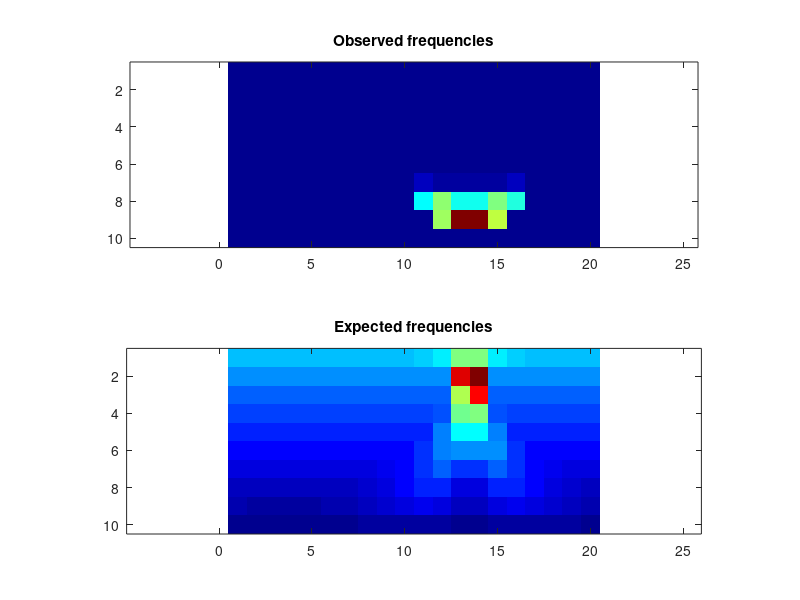

This figure's MATLAB source:
obsFrequencies = [ 0, 0, 0, 0, 0, 0, 0, 0, 0, 0, 0, 0, 0, 0, 0, 0, 0, 0, 0, 0; 0, 0, 0, 0, 0, 0, 0, 0, 0, 0, 0, 0, 0, 0, 0, 0, 0, 0, 0, 0; 0, 0, 0, 0, 0, 0, 0, 0, 0, 0, 0, 0, 0, 0, 0, 0, 0, 0, 0, 0; 0, 0, 0, 0, 0, 0, 0, 0, 0, 0, 0, 0, 0, 0, 0, 0, 0, 0, 0, 0; 0, 0, 0, 0, 0, 0, 0, 0, 0, 0, 0, 0, 0, 0, 0, 0, 0, 0, 0, 0; 0, 0, 0, 0, 0, 0, 0, 0, 0, 0, 0, 0, 0, 0, 0, 0, 0, 0, 0, 0; 0, 0, 0, 0, 0, 0, 0, 0, 0, 0, 8322, 5144, 4756, 4606, 5045, 8531, 0, 0, 0, 0; 0, 0, 0, 0, 0, 0, 0, 0, 0, 0, 63893, 87422, 66619, 66548, 84674, 69631, 0, 0, 0, 0; 0, 0, 0, 0, 0, 0, 0, 0, 0, 0, 0, 88643, 169890, 171496, 94780, 0, 0, 0, 0, 0; 0, 0, 0, 0, 0, 0, 0, 0, 0, 0, 0, 0, 0, 0, 0, 0, 0, 0, 0, 0 ];
expFrequencies = [ 21725.8, 21725.5, 21725.4, 21725.4, 21725.5, 21725.8, 21726.4, 21728, 21733.8, 21762.3, 21964.6, 23790.7, 31309, 31658.3, 23986.7, 21987.6, 21765.1, 21734.3, 21728.1, 21726.4; 18795.8, 18795.8, 18795.8, 18795.8, 18795.8, 18795.8, 18795.8, 18795.8, 18795.8, 18795.8, 18796.2, 19101.2, 52643.4, 57706.3, 19185.5, 18796.4, 18795.8, 18795.8, 18795.8, 18795.8; 16765.5, 16765.5, 16765.5, 16765.5, 16765.5, 16765.5, 16765.5, 16765.5, 16765.5, 16765.5, 16765.5, 16765.6, 33900.7, 50789.1, 16765.6, 16765.5, 16765.5, 16765.5, 16765.5, 16765.5; 15008.5, 15008.5, 15008.5, 15008.5, 15008.5, 15008.5, 15008.6, 15008.5, 15008.5, 15008.6, 15010.3, 15718.8, 30107.3, 30995.7, 15875, 15011, 15008.6, 15008.5, 15008.6, 15008.6; 13369.1, 13369.1, 13369.1, 13369.1, 13369.1, 13369.1, 13369.1, 13369.1, 13369.2, 13378.7, 13747.1, 18075.4, 24909.7, 24961.4, 18450.8, 13803.3, 13380.6, 13369.2, 13369.1, 13369.1; 11763.7, 11763.7, 11763.7, 11763.7, 11763.7, 11763.7, 11763.9, 11766.6, 11800, 12132.9, 14114.5, 18620.5, 18973.2, 18855.8, 18790.5, 14275.1, 12169.2, 11804.2, 11767, 11764; 10134, 10128.2, 10126.7, 10126.7, 10128.1, 10133.5, 10154.9, 10246.1, 10622.2, 11869.1, 14441.9, 16313.3, 14233.9, 14094.5, 16312.9, 14568.4, 11956.3, 10652.9, 10254.1, 10156.7; 8562.17, 8484.31, 8456.26, 8455.73, 8482.29, 8557.02, 8741.5, 9178.17, 10106.5, 11648.8, 13173.7, 13092.9, 10544.4, 10401.7, 13029.9, 13216.8, 11725.6, 10162.4, 9206.84, 8754; 7376.64, 7135.97, 7029.86, 7027.68, 7128.78, 7362.45, 7785.93, 8461.06, 9371.66, 10273.2, 10627.7, 9910.63, 8322.95, 8258.88, 9852.5, 10621.1, 10305.1, 9414.64, 8497.03, 7810.08; 6028.55, 5823.41, 5718.67, 5716.41, 5816.64, 6017.48, 6307.43, 6649.97, 6966.89, 7140.01, 7059.13, 6722.67, 6352.02, 6341.38, 6704.37, 7048.99, 7142.38, 6978.51, 6665.26, 6321.85 ];
colormap(jet);
clf; subplot(2,1,1);
imagesc(obsFrequencies);
title('Observed frequencies');
axis equal;
subplot(2,1,2);
imagesc(expFrequencies);
axis equal;
title('Expected frequencies');
